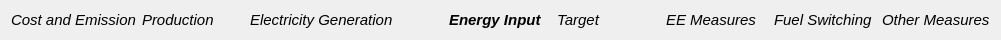
  <widget class="QWidget" name="layoutWidget_3">
   <property name="geometry">
    <rect>
     <x>200</x>
     <y>40</y>
     <width>1001</width>
     <height>16</height>
    </rect>
   </property>
   <layout class="QGridLayout" name="gridLayout_11">
    <item row="0" column="0">
     <widget class="QLabel" name="label">
      <property name="font">
       <font>
        <pointsize>11</pointsize>
        <italic>true</italic>
        <bold>false</bold>
       </font>
      </property>
      <property name="text">
       <string>Cost and Emission</string>
      </property>
     </widget>
    </item>
    <item row="0" column="1">
     <widget class="QLabel" name="label_2">
      <property name="font">
       <font>
        <pointsize>11</pointsize>
        <italic>true</italic>
       </font>
      </property>
      <property name="text">
       <string>Production</string>
      </property>
     </widget>
    </item>
    <item row="0" column="2">
     <widget class="QLabel" name="label_4">
      <property name="font">
       <font>
        <pointsize>11</pointsize>
        <italic>true</italic>
       </font>
      </property>
      <property name="text">
       <string>Electricity Generation            </string>
      </property>
     </widget>
    </item>
    <item row="0" column="3">
     <widget class="QLabel" name="label_5">
      <property name="font">
       <font>
        <pointsize>11</pointsize>
        <italic>true</italic>
        <bold>true</bold>
       </font>
      </property>
      <property name="text">
       <string>Energy Input</string>
      </property>
     </widget>
    </item>
    <item row="0" column="4">
     <widget class="QLabel" name="label_6">
      <property name="font">
       <font>
        <pointsize>11</pointsize>
        <italic>true</italic>
        <bold>false</bold>
       </font>
      </property>
      <property name="text">
       <string>Target</string>
      </property>
     </widget>
    </item>
    <item row="0" column="5">
     <widget class="QLabel" name="label_7">
      <property name="font">
       <font>
        <pointsize>11</pointsize>
        <italic>true</italic>
       </font>
      </property>
      <property name="text">
       <string>EE Measures</string>
      </property>
     </widget>
    </item>
    <item row="0" column="6">
     <widget class="QLabel" name="label_8">
      <property name="font">
       <font>
        <pointsize>11</pointsize>
        <italic>true</italic>
       </font>
      </property>
      <property name="text">
       <string>Fuel Switching</string>
      </property>
     </widget>
    </item>
    <item row="0" column="7">
     <widget class="QLabel" name="label_9">
      <property name="font">
       <font>
        <pointsize>11</pointsize>
        <italic>true</italic>
       </font>
      </property>
      <property name="text">
       <string>Other Measures</string>
      </property>
     </widget>
    </item>
   </layout>
  </widget>
